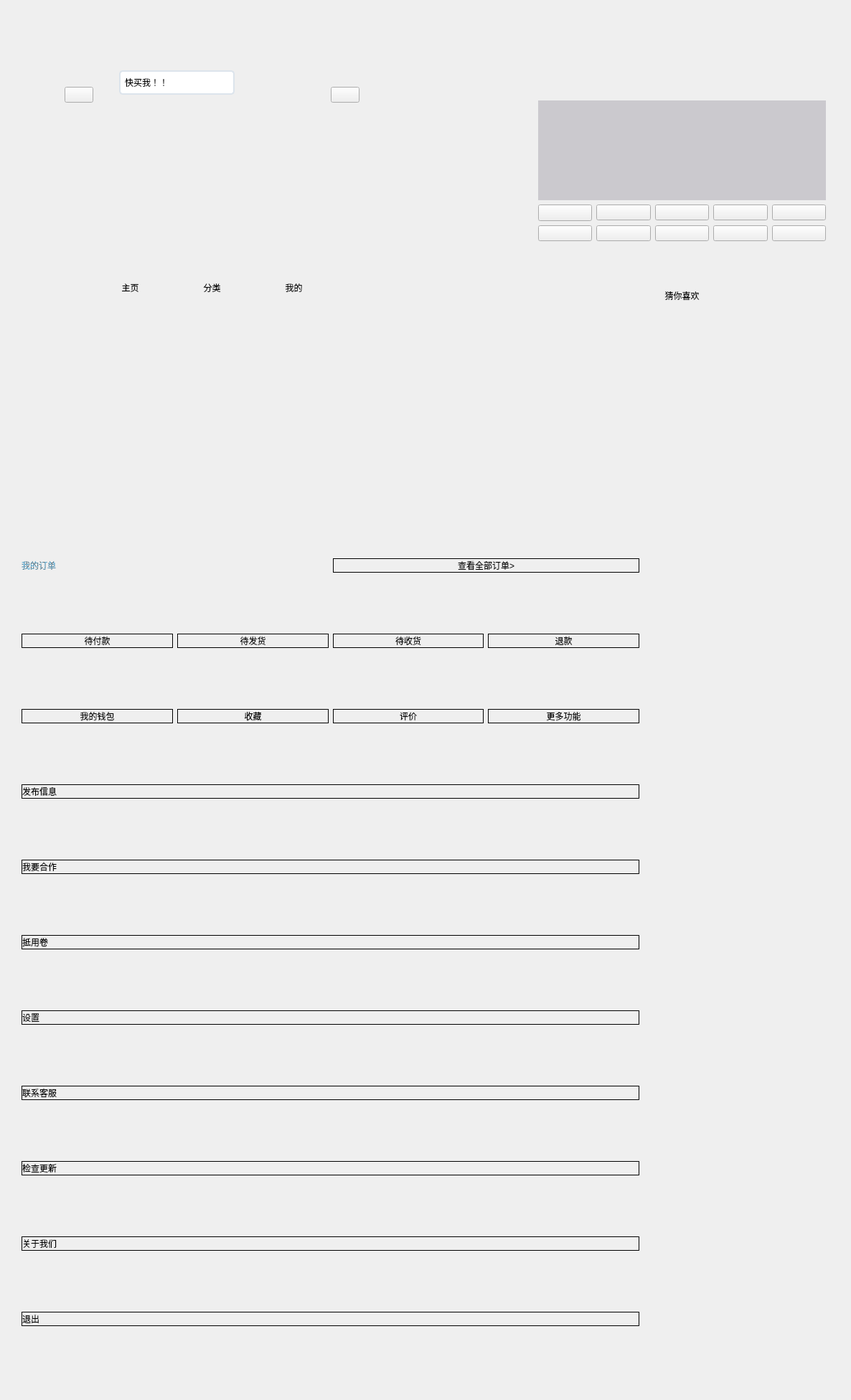
<?xml version="1.0" encoding="UTF-8"?>
<ui version="4.0">
 <class>Interface</class>
 <widget class="QWidget" name="Interface">
  <property name="geometry">
   <rect>
    <x>0</x>
    <y>0</y>
    <width>1186</width>
    <height>1951</height>
   </rect>
  </property>
  <property name="windowTitle">
   <string>Form</string>
  </property>
  <property name="styleSheet">
   <string notr="true">
QScrollBar:vertical {
      border: none;
 	  background-color: rgba(255, 255, 255);
      width: 4px;
      margin: 0px 0 0px 0;
  }
  QScrollBar::handle:vertical {
	 border: none;
     border-radius:2px;
      background: rgba(154, 154, 154, 150);
      min-height: 15px;
  }
QScrollBar::sub-line:vertical {
      border: none;
      height: 0px;
      subcontrol-position: top;
      subcontrol-origin: margin;
  }
QScrollBar::add-line:vertical {
      border: none;
      height: 0px;
      subcontrol-position: bottom;
      subcontrol-origin: margin;
  }
  QScrollBar::up-arrow:vertical, QScrollBar::down-arrow:vertical {
	border:none;
      width: 0px;
      height: 0px;
  }
  QScrollBar::add-page:vertical, QScrollBar::sub-page:vertical {
      background: none;
  }

</string>
  </property>
  <widget class="QWidget" name="verticalLayoutWidget">
   <property name="geometry">
    <rect>
     <x>90</x>
     <y>50</y>
     <width>411</width>
     <height>361</height>
    </rect>
   </property>
   <layout class="QVBoxLayout" name="verticalLayout">
    <item>
     <layout class="QHBoxLayout" name="horizontalLayout_9">
      <item>
       <widget class="QPushButton" name="Logo">
        <property name="styleSheet">
         <string notr="true">border-image: url(:/ICON/picture/lianxiren.ico);</string>
        </property>
        <property name="text">
         <string/>
        </property>
       </widget>
      </item>
      <item>
       <widget class="QStackedWidget" name="ChangHeadStackWidget">
        <property name="currentIndex">
         <number>0</number>
        </property>
        <widget class="QWidget" name="SearchHead">
         <widget class="QWidget" name="horizontalLayoutWidget_4">
          <property name="geometry">
           <rect>
            <x>30</x>
            <y>0</y>
            <width>161</width>
            <height>131</height>
           </rect>
          </property>
          <layout class="QHBoxLayout" name="horizontalLayout_7">
           <item>
            <widget class="QPushButton" name="SearchBt">
             <property name="focusPolicy">
              <enum>Qt::NoFocus</enum>
             </property>
             <property name="styleSheet">
              <string notr="true">border-style:none;padding:6px;border-radius:5px;border:2px solid #DCE4EC;
text-align:left;
background-color: rgb(255, 255, 255);
</string>
             </property>
             <property name="text">
              <string>快买我！！</string>
             </property>
            </widget>
           </item>
          </layout>
         </widget>
        </widget>
        <widget class="QWidget" name="LabelStackWidget">
         <widget class="QWidget" name="verticalLayoutWidget_4">
          <property name="geometry">
           <rect>
            <x>20</x>
            <y>10</y>
            <width>160</width>
            <height>41</height>
           </rect>
          </property>
          <layout class="QVBoxLayout" name="verticalLayout_7">
           <item>
            <widget class="QLabel" name="label_4">
             <property name="styleSheet">
              <string notr="true">font: 75 14pt &quot;Segoe Print&quot;;</string>
             </property>
             <property name="text">
              <string>生活近距离</string>
             </property>
             <property name="alignment">
              <set>Qt::AlignCenter</set>
             </property>
            </widget>
           </item>
          </layout>
         </widget>
        </widget>
       </widget>
      </item>
      <item>
       <widget class="QPushButton" name="Other">
        <property name="styleSheet">
         <string notr="true">border-image: url(:/ICON/picture/xiaoxi.ico);</string>
        </property>
        <property name="text">
         <string/>
        </property>
       </widget>
      </item>
     </layout>
    </item>
    <item>
     <layout class="QVBoxLayout" name="verticalLayout_4">
      <item>
       <widget class="QStackedWidget" name="stackedWidget">
        <property name="styleSheet">
         <string notr="true"/>
        </property>
        <property name="currentIndex">
         <number>0</number>
        </property>
        <widget class="QWidget" name="page">
         <property name="styleSheet">
          <string notr="true"/>
         </property>
        </widget>
        <widget class="QWidget" name="page_2"/>
        <widget class="QWidget" name="page_3">
         <widget class="QWidget" name="horizontalLayoutWidget_3">
          <property name="geometry">
           <rect>
            <x>40</x>
            <y>20</y>
            <width>321</width>
            <height>391</height>
           </rect>
          </property>
          <layout class="QHBoxLayout" name="horizontalLayout_3">
           <item>
            <layout class="QVBoxLayout" name="verticalLayout_6">
             <item>
              <widget class="QPushButton" name="pushButton_9">
               <property name="text">
                <string>农业类</string>
               </property>
              </widget>
             </item>
             <item>
              <widget class="QPushButton" name="pushButton_14">
               <property name="text">
                <string>兼职</string>
               </property>
              </widget>
             </item>
             <item>
              <widget class="QPushButton" name="pushButton_8">
               <property name="text">
                <string>物品交换</string>
               </property>
              </widget>
             </item>
             <item>
              <widget class="QPushButton" name="pushButton_15">
               <property name="text">
                <string>服装</string>
               </property>
              </widget>
             </item>
            </layout>
           </item>
           <item>
            <widget class="QStackedWidget" name="stackedWidget_2">
             <property name="currentIndex">
              <number>0</number>
             </property>
             <widget class="QWidget" name="page_4">
              <widget class="QWidget" name="gridLayoutWidget_2">
               <property name="geometry">
                <rect>
                 <x>40</x>
                 <y>50</y>
                 <width>322</width>
                 <height>281</height>
                </rect>
               </property>
               <layout class="QGridLayout" name="gridLayout_2">
                <item row="1" column="0" colspan="2">
                 <layout class="QHBoxLayout" name="horizontalLayout_4">
                  <item>
                   <widget class="QPushButton" name="pushButton_16">
                    <property name="text">
                     <string>菠菜</string>
                    </property>
                   </widget>
                  </item>
                  <item>
                   <widget class="QPushButton" name="pushButton_17">
                    <property name="text">
                     <string>玉米</string>
                    </property>
                   </widget>
                  </item>
                  <item>
                   <widget class="QPushButton" name="pushButton_18">
                    <property name="text">
                     <string>红薯</string>
                    </property>
                   </widget>
                  </item>
                 </layout>
                </item>
                <item row="3" column="0" colspan="2">
                 <layout class="QGridLayout" name="gridLayout_3">
                  <item row="0" column="0">
                   <widget class="QPushButton" name="pushButton_19">
                    <property name="text">
                     <string>PushButton</string>
                    </property>
                   </widget>
                  </item>
                  <item row="0" column="1">
                   <widget class="QPushButton" name="pushButton_20">
                    <property name="text">
                     <string>PushButton</string>
                    </property>
                   </widget>
                  </item>
                  <item row="1" column="2">
                   <widget class="QPushButton" name="pushButton_24">
                    <property name="text">
                     <string>PushButton</string>
                    </property>
                   </widget>
                  </item>
                  <item row="1" column="1">
                   <widget class="QPushButton" name="pushButton_23">
                    <property name="text">
                     <string>PushButton</string>
                    </property>
                   </widget>
                  </item>
                  <item row="1" column="0">
                   <widget class="QPushButton" name="pushButton_22">
                    <property name="text">
                     <string>PushButton</string>
                    </property>
                   </widget>
                  </item>
                  <item row="2" column="0">
                   <widget class="QPushButton" name="pushButton_25">
                    <property name="text">
                     <string>PushButton</string>
                    </property>
                   </widget>
                  </item>
                  <item row="0" column="2">
                   <widget class="QPushButton" name="pushButton_21">
                    <property name="text">
                     <string>PushButton</string>
                    </property>
                   </widget>
                  </item>
                  <item row="2" column="2">
                   <widget class="QPushButton" name="pushButton_27">
                    <property name="text">
                     <string>PushButton</string>
                    </property>
                   </widget>
                  </item>
                  <item row="2" column="1">
                   <widget class="QPushButton" name="pushButton_26">
                    <property name="text">
                     <string>PushButton</string>
                    </property>
                   </widget>
                  </item>
                  <item row="0" column="3">
                   <widget class="QPushButton" name="pushButton_28">
                    <property name="text">
                     <string>PushButton</string>
                    </property>
                   </widget>
                  </item>
                  <item row="1" column="3">
                   <widget class="QPushButton" name="pushButton_29">
                    <property name="text">
                     <string>PushButton</string>
                    </property>
                   </widget>
                  </item>
                  <item row="2" column="3">
                   <widget class="QPushButton" name="pushButton_30">
                    <property name="text">
                     <string>PushButton</string>
                    </property>
                   </widget>
                  </item>
                 </layout>
                </item>
                <item row="2" column="0">
                 <widget class="QLabel" name="label_6">
                  <property name="text">
                   <string>热门分类：</string>
                  </property>
                 </widget>
                </item>
                <item row="2" column="1">
                 <widget class="QPushButton" name="pushButton_31">
                  <property name="styleSheet">
                   <string notr="true">border:none;</string>
                  </property>
                  <property name="text">
                   <string>排行榜&gt;</string>
                  </property>
                 </widget>
                </item>
                <item row="0" column="0" colspan="2">
                 <widget class="QLabel" name="label">
                  <property name="text">
                   <string>今日新鲜：</string>
                  </property>
                 </widget>
                </item>
               </layout>
              </widget>
             </widget>
             <widget class="QWidget" name="page_5"/>
             <widget class="QWidget" name="page_6"/>
             <widget class="QWidget" name="page_7"/>
            </widget>
           </item>
          </layout>
         </widget>
        </widget>
        <widget class="QWidget" name="page_8"/>
       </widget>
      </item>
     </layout>
    </item>
    <item>
     <layout class="QHBoxLayout" name="horizontalLayout">
      <item>
       <widget class="QToolButton" name="homePageBt">
        <property name="styleSheet">
         <string notr="true">border:none;
</string>
        </property>
        <property name="text">
         <string>主页</string>
        </property>
        <property name="icon">
         <iconset resource="nidaye.qrc">
          <normaloff>:/ICON/picture/home_128px_1149880_easyicon.net.ico</normaloff>:/ICON/picture/home_128px_1149880_easyicon.net.ico</iconset>
        </property>
        <property name="toolButtonStyle">
         <enum>Qt::ToolButtonTextUnderIcon</enum>
        </property>
       </widget>
      </item>
      <item>
       <widget class="QToolButton" name="recommendBt">
        <property name="styleSheet">
         <string notr="true">border:none;</string>
        </property>
        <property name="text">
         <string>分类</string>
        </property>
        <property name="icon">
         <iconset resource="nidaye.qrc">
          <normaloff>:/ICON/picture/good_128px_1150043_easyicon.net.ico</normaloff>:/ICON/picture/good_128px_1150043_easyicon.net.ico</iconset>
        </property>
        <property name="toolButtonStyle">
         <enum>Qt::ToolButtonTextUnderIcon</enum>
        </property>
       </widget>
      </item>
      <item>
       <widget class="QToolButton" name="MeBt">
        <property name="styleSheet">
         <string notr="true">border:none;</string>
        </property>
        <property name="text">
         <string>我的</string>
        </property>
        <property name="icon">
         <iconset resource="nidaye.qrc">
          <normaloff>:/ICON/picture/person_people_128px_1189669_easyicon.net.ico</normaloff>:/ICON/picture/person_people_128px_1189669_easyicon.net.ico</iconset>
        </property>
        <property name="toolButtonStyle">
         <enum>Qt::ToolButtonTextUnderIcon</enum>
        </property>
       </widget>
      </item>
     </layout>
    </item>
   </layout>
  </widget>
  <widget class="QWidget" name="verticalLayoutWidget_2">
   <property name="geometry">
    <rect>
     <x>550</x>
     <y>70</y>
     <width>61</width>
     <height>31</height>
    </rect>
   </property>
   <layout class="QVBoxLayout" name="verticalLayout_5"/>
  </widget>
  <widget class="QWidget" name="widget_3" native="true">
   <property name="geometry">
    <rect>
     <x>570</x>
     <y>120</y>
     <width>51</width>
     <height>51</height>
    </rect>
   </property>
  </widget>
  <widget class="QWidget" name="gridLayoutWidget">
   <property name="geometry">
    <rect>
     <x>750</x>
     <y>140</y>
     <width>401</width>
     <height>341</height>
    </rect>
   </property>
   <layout class="QGridLayout" name="gridLayout">
    <item row="2" column="1">
     <widget class="QPushButton" name="pushButton_4">
      <property name="styleSheet">
       <string notr="true">border-image: url(:/sucai/entertainment_solitaire_72px_547694_easyicon.net.ico);</string>
      </property>
      <property name="text">
       <string/>
      </property>
     </widget>
    </item>
    <item row="1" column="4">
     <widget class="QPushButton" name="pushButton_12">
      <property name="styleSheet">
       <string notr="true">border-image: url(:/sucai/Stop_Thinking_About_Her_128px_1073132_easyicon.net.ico);</string>
      </property>
      <property name="text">
       <string/>
      </property>
     </widget>
    </item>
    <item row="2" column="0">
     <widget class="QPushButton" name="pushButton_10">
      <property name="styleSheet">
       <string notr="true">border-image: url(:/sucai/contacts_128px_1202898_easyicon.net.ico);</string>
      </property>
      <property name="text">
       <string/>
      </property>
     </widget>
    </item>
    <item row="1" column="0">
     <widget class="QPushButton" name="pushButton_3">
      <property name="minimumSize">
       <size>
        <width>0</width>
        <height>23</height>
       </size>
      </property>
      <property name="styleSheet">
       <string notr="true">border-image: url(:/sucai/Fruits_Vegetables_128px_1139668_easyicon.net.ico);</string>
      </property>
      <property name="text">
       <string/>
      </property>
     </widget>
    </item>
    <item row="1" column="2">
     <widget class="QPushButton" name="pushButton_5">
      <property name="styleSheet">
       <string notr="true">border-image: url(:/sucai/exchange_128px_1157188_easyicon.net.ico);</string>
      </property>
      <property name="text">
       <string/>
      </property>
     </widget>
    </item>
    <item row="2" column="3">
     <widget class="QPushButton" name="pushButton_11">
      <property name="styleSheet">
       <string notr="true">border-image: url(:/sucai/scenery_128px_1155521_easyicon.net.ico);</string>
      </property>
      <property name="text">
       <string/>
      </property>
     </widget>
    </item>
    <item row="2" column="2">
     <widget class="QPushButton" name="pushButton_7">
      <property name="styleSheet">
       <string notr="true">border-image: url(:/sucai/paperfly_fly_128px_1140542_easyicon.net.ico);</string>
      </property>
      <property name="text">
       <string/>
      </property>
     </widget>
    </item>
    <item row="1" column="1">
     <widget class="QPushButton" name="pushButton_2">
      <property name="styleSheet">
       <string notr="true">border-image: url(:/sucai/job_128px_1192443_easyicon.net.ico);</string>
      </property>
      <property name="text">
       <string/>
      </property>
     </widget>
    </item>
    <item row="2" column="4">
     <widget class="QPushButton" name="pushButton_13">
      <property name="styleSheet">
       <string notr="true">border-image: url(:/sucai/more_128px_1181411_easyicon.net.ico);</string>
      </property>
      <property name="text">
       <string/>
      </property>
     </widget>
    </item>
    <item row="1" column="3">
     <widget class="QPushButton" name="pushButton_6">
      <property name="styleSheet">
       <string notr="true">border-image: url(:/sucai/Study_128px_1185819_easyicon.net.ico);</string>
      </property>
      <property name="text">
       <string/>
      </property>
     </widget>
    </item>
    <item row="3" column="0" colspan="5">
     <widget class="QLabel" name="label_2">
      <property name="text">
       <string>猜你喜欢</string>
      </property>
      <property name="alignment">
       <set>Qt::AlignCenter</set>
      </property>
     </widget>
    </item>
    <item row="0" column="0" colspan="5">
     <widget class="QWidget" name="widget_Stackedwidget" native="true">
      <property name="styleSheet">
       <string notr="true">background-color: rgb(203, 201, 206);
</string>
      </property>
      <widget class="QWidget" name="verticalLayoutWidget_5">
       <property name="geometry">
        <rect>
         <x>40</x>
         <y>30</y>
         <width>331</width>
         <height>91</height>
        </rect>
       </property>
       <layout class="QVBoxLayout" name="verticalLayout_8">
        <item>
         <widget class="QStackedWidget" name="stackedWidget_3">
          <property name="styleSheet">
           <string notr="true"/>
          </property>
          <property name="currentIndex">
           <number>6</number>
          </property>
          <widget class="QWidget" name="page_9">
           <property name="styleSheet">
            <string notr="true">#page_9{border-image: url(:/FengjingPicture/timg.jpg);}</string>
           </property>
          </widget>
          <widget class="QWidget" name="page_10">
           <property name="styleSheet">
            <string notr="true">#page_10{border-image: url(:/FengjingPicture/timg (1).jpg);}</string>
           </property>
          </widget>
          <widget class="QWidget" name="page_11">
           <property name="styleSheet">
            <string notr="true">#page_11{border-image: url(:/FengjingPicture/timg (2).jpg);}</string>
           </property>
          </widget>
          <widget class="QWidget" name="page_12">
           <property name="styleSheet">
            <string notr="true">#page_12{border-image: url(:/FengjingPicture/timg (3).jpg);}</string>
           </property>
          </widget>
          <widget class="QWidget" name="page_13">
           <property name="styleSheet">
            <string notr="true">#page_13{border-image: url(:/FengjingPicture/timg (4).jpg);}</string>
           </property>
          </widget>
          <widget class="QWidget" name="page_14">
           <property name="styleSheet">
            <string notr="true">#page_14{border-image: url(:/FengjingPicture/timg (5).jpg);}</string>
           </property>
          </widget>
          <widget class="QWidget" name="page_15">
           <property name="styleSheet">
            <string notr="true">#page_15{border-image: url(:/FengjingPicture/timg (6).jpg);}</string>
           </property>
          </widget>
         </widget>
        </item>
       </layout>
      </widget>
     </widget>
    </item>
   </layout>
  </widget>
  <widget class="QWidget" name="verticalLayoutWidget_3">
   <property name="geometry">
    <rect>
     <x>550</x>
     <y>190</y>
     <width>81</width>
     <height>80</height>
    </rect>
   </property>
   <layout class="QVBoxLayout" name="SclloAreaPage_2verticalLayout"/>
  </widget>
  <widget class="QWidget" name="Page2_Widget" native="true">
   <property name="geometry">
    <rect>
     <x>550</x>
     <y>280</y>
     <width>71</width>
     <height>80</height>
    </rect>
   </property>
  </widget>
  <widget class="QWidget" name="gridLayoutWidget_3">
   <property name="geometry">
    <rect>
     <x>30</x>
     <y>600</y>
     <width>861</width>
     <height>1331</height>
    </rect>
   </property>
   <layout class="QGridLayout" name="gridLayout_4">
    <item row="7" column="0" colspan="2">
     <widget class="QPushButton" name="pushButton_32">
      <property name="styleSheet">
       <string notr="true">border:1px solid black;
text-align:left</string>
      </property>
      <property name="text">
       <string>抵用卷</string>
      </property>
      <property name="icon">
       <iconset resource="nidaye.qrc">
        <normaloff>:/美工按钮专用图/抵用券.png</normaloff>:/美工按钮专用图/抵用券.png</iconset>
      </property>
      <property name="iconSize">
       <size>
        <width>100</width>
        <height>100</height>
       </size>
      </property>
     </widget>
    </item>
    <item row="2" column="0" colspan="2">
     <layout class="QHBoxLayout" name="horizontalLayout_5">
      <item>
       <widget class="QPushButton" name="pushButton">
        <property name="styleSheet">
         <string notr="true">border:1px solid black;</string>
        </property>
        <property name="text">
         <string>待付款</string>
        </property>
        <property name="icon">
         <iconset resource="nidaye.qrc">
          <normaloff>:/美工按钮专用图/待付款 (1).png</normaloff>:/美工按钮专用图/待付款 (1).png</iconset>
        </property>
        <property name="iconSize">
         <size>
          <width>85</width>
          <height>85</height>
         </size>
        </property>
       </widget>
      </item>
      <item>
       <widget class="QPushButton" name="pushButton_33">
        <property name="styleSheet">
         <string notr="true">border:1px solid black;</string>
        </property>
        <property name="text">
         <string>待发货</string>
        </property>
        <property name="icon">
         <iconset resource="nidaye.qrc">
          <normaloff>:/美工按钮专用图/待发货.png</normaloff>:/美工按钮专用图/待发货.png</iconset>
        </property>
        <property name="iconSize">
         <size>
          <width>85</width>
          <height>85</height>
         </size>
        </property>
       </widget>
      </item>
      <item>
       <widget class="QPushButton" name="pushButton_34">
        <property name="styleSheet">
         <string notr="true">border:1px solid black;</string>
        </property>
        <property name="text">
         <string>待收货</string>
        </property>
        <property name="icon">
         <iconset resource="nidaye.qrc">
          <normaloff>:/美工按钮专用图/待发货 (1).png</normaloff>:/美工按钮专用图/待发货 (1).png</iconset>
        </property>
        <property name="iconSize">
         <size>
          <width>85</width>
          <height>85</height>
         </size>
        </property>
       </widget>
      </item>
      <item>
       <widget class="QPushButton" name="pushButton_36">
        <property name="styleSheet">
         <string notr="true">border:1px solid black;</string>
        </property>
        <property name="text">
         <string>退款</string>
        </property>
        <property name="icon">
         <iconset resource="nidaye.qrc">
          <normaloff>:/美工按钮专用图/退款.png</normaloff>:/美工按钮专用图/退款.png</iconset>
        </property>
        <property name="iconSize">
         <size>
          <width>85</width>
          <height>85</height>
         </size>
        </property>
       </widget>
      </item>
     </layout>
    </item>
    <item row="12" column="0" colspan="2">
     <widget class="QPushButton" name="AboutAS">
      <property name="styleSheet">
       <string notr="true">border:1px solid black;
text-align:left;</string>
      </property>
      <property name="text">
       <string>关于我们</string>
      </property>
      <property name="icon">
       <iconset resource="nidaye.qrc">
        <normaloff>:/美工按钮专用图/关于我们.png</normaloff>:/美工按钮专用图/关于我们.png</iconset>
      </property>
      <property name="iconSize">
       <size>
        <width>85</width>
        <height>85</height>
       </size>
      </property>
     </widget>
    </item>
    <item row="8" column="0" colspan="2">
     <widget class="QPushButton" name="pushButton_38">
      <property name="styleSheet">
       <string notr="true">border:1px solid black;
text-align:left</string>
      </property>
      <property name="text">
       <string>设置</string>
      </property>
      <property name="icon">
       <iconset resource="nidaye.qrc">
        <normaloff>:/美工按钮专用图/设置.png</normaloff>:/美工按钮专用图/设置.png</iconset>
      </property>
      <property name="iconSize">
       <size>
        <width>100</width>
        <height>100</height>
       </size>
      </property>
     </widget>
    </item>
    <item row="13" column="0" colspan="2">
     <widget class="QPushButton" name="BackBt">
      <property name="styleSheet">
       <string notr="true">border:1px solid black;
text-align:left;</string>
      </property>
      <property name="text">
       <string>退出</string>
      </property>
      <property name="icon">
       <iconset resource="nidaye.qrc">
        <normaloff>:/美工按钮专用图/退出.png</normaloff>:/美工按钮专用图/退出.png</iconset>
      </property>
      <property name="iconSize">
       <size>
        <width>85</width>
        <height>85</height>
       </size>
      </property>
     </widget>
    </item>
    <item row="6" column="0" colspan="2">
     <widget class="QPushButton" name="pushButton_40">
      <property name="styleSheet">
       <string notr="true">border:1px solid black;
text-align:left</string>
      </property>
      <property name="text">
       <string>我要合作</string>
      </property>
      <property name="icon">
       <iconset resource="nidaye.qrc">
        <normaloff>:/美工按钮专用图/我的合作.png</normaloff>:/美工按钮专用图/我的合作.png</iconset>
      </property>
      <property name="iconSize">
       <size>
        <width>100</width>
        <height>100</height>
       </size>
      </property>
     </widget>
    </item>
    <item row="4" column="0" colspan="2">
     <layout class="QHBoxLayout" name="horizontalLayout_6">
      <item>
       <widget class="QPushButton" name="pushButton_41">
        <property name="styleSheet">
         <string notr="true">border:1px solid black;</string>
        </property>
        <property name="text">
         <string>我的钱包</string>
        </property>
        <property name="icon">
         <iconset resource="nidaye.qrc">
          <normaloff>:/美工按钮专用图/钱包.png</normaloff>:/美工按钮专用图/钱包.png</iconset>
        </property>
        <property name="iconSize">
         <size>
          <width>100</width>
          <height>100</height>
         </size>
        </property>
       </widget>
      </item>
      <item>
       <widget class="QPushButton" name="pushButton_42">
        <property name="styleSheet">
         <string notr="true">border:1px solid black;</string>
        </property>
        <property name="text">
         <string>收藏</string>
        </property>
        <property name="icon">
         <iconset resource="nidaye.qrc">
          <normaloff>:/美工按钮专用图/收藏-收藏.png</normaloff>:/美工按钮专用图/收藏-收藏.png</iconset>
        </property>
        <property name="iconSize">
         <size>
          <width>100</width>
          <height>100</height>
         </size>
        </property>
       </widget>
      </item>
      <item>
       <widget class="QPushButton" name="pushButton_43">
        <property name="styleSheet">
         <string notr="true">border:1px solid black;</string>
        </property>
        <property name="text">
         <string>评价</string>
        </property>
        <property name="icon">
         <iconset resource="nidaye.qrc">
          <normaloff>:/美工按钮专用图/评价.png</normaloff>:/美工按钮专用图/评价.png</iconset>
        </property>
        <property name="iconSize">
         <size>
          <width>100</width>
          <height>100</height>
         </size>
        </property>
       </widget>
      </item>
      <item>
       <widget class="QPushButton" name="pushButton_44">
        <property name="styleSheet">
         <string notr="true">border:1px solid black;</string>
        </property>
        <property name="text">
         <string>更多功能</string>
        </property>
        <property name="icon">
         <iconset resource="nidaye.qrc">
          <normaloff>:/美工按钮专用图/更多.png</normaloff>:/美工按钮专用图/更多.png</iconset>
        </property>
        <property name="iconSize">
         <size>
          <width>100</width>
          <height>100</height>
         </size>
        </property>
       </widget>
      </item>
     </layout>
    </item>
    <item row="9" column="0" colspan="2">
     <widget class="QPushButton" name="pushButton_45">
      <property name="styleSheet">
       <string notr="true">border:1px solid black;
text-align:left</string>
      </property>
      <property name="text">
       <string>联系客服</string>
      </property>
      <property name="icon">
       <iconset resource="nidaye.qrc">
        <normaloff>:/美工按钮专用图/联系客服－联系客服.png</normaloff>:/美工按钮专用图/联系客服－联系客服.png</iconset>
      </property>
      <property name="iconSize">
       <size>
        <width>100</width>
        <height>100</height>
       </size>
      </property>
     </widget>
    </item>
    <item row="1" column="1">
     <widget class="QPushButton" name="AllOrdersBt">
      <property name="styleSheet">
       <string notr="true">border:1px solid black;
</string>
      </property>
      <property name="text">
       <string>查看全部订单&gt;</string>
      </property>
     </widget>
    </item>
    <item row="1" column="0">
     <widget class="QLabel" name="label_3">
      <property name="styleSheet">
       <string notr="true">color: qradialgradient(spread:repeat, cx:0.5, cy:0.5, radius:0.077, fx:0.5, fy:0.5, stop:0 rgba(0, 169, 255, 147), stop:0.497326 rgba(0, 0, 0, 147), stop:1 rgba(0, 169, 255, 147));</string>
      </property>
      <property name="text">
       <string>我的订单</string>
      </property>
     </widget>
    </item>
    <item row="11" column="0" colspan="2">
     <widget class="QPushButton" name="pushButton_47">
      <property name="styleSheet">
       <string notr="true">border:1px solid black;
text-align:left;</string>
      </property>
      <property name="text">
       <string>检查更新</string>
      </property>
      <property name="icon">
       <iconset resource="nidaye.qrc">
        <normaloff>:/美工按钮专用图/检查更新.png</normaloff>:/美工按钮专用图/检查更新.png</iconset>
      </property>
      <property name="iconSize">
       <size>
        <width>100</width>
        <height>100</height>
       </size>
      </property>
     </widget>
    </item>
    <item row="5" column="0" colspan="2">
     <widget class="QPushButton" name="PostYourWant">
      <property name="styleSheet">
       <string notr="true">border:1px solid black;
text-align:left</string>
      </property>
      <property name="text">
       <string>发布信息</string>
      </property>
      <property name="icon">
       <iconset resource="nidaye.qrc">
        <normaloff>:/美工按钮专用图/发布.png</normaloff>:/美工按钮专用图/发布.png</iconset>
      </property>
      <property name="iconSize">
       <size>
        <width>100</width>
        <height>100</height>
       </size>
      </property>
     </widget>
    </item>
    <item row="0" column="0" colspan="2">
     <widget class="QPushButton" name="SetUserAccount">
      <property name="styleSheet">
       <string notr="true">border:none;</string>
      </property>
      <property name="text">
       <string/>
      </property>
      <property name="icon">
       <iconset resource="nidaye.qrc">
        <normaloff>:/美工按钮专用图/我.png</normaloff>:/美工按钮专用图/我.png</iconset>
      </property>
      <property name="iconSize">
       <size>
        <width>200</width>
        <height>200</height>
       </size>
      </property>
     </widget>
    </item>
   </layout>
  </widget>
  <widget class="QWidget" name="layoutWidget">
   <property name="geometry">
    <rect>
     <x>790</x>
     <y>120</y>
     <width>329</width>
     <height>16</height>
    </rect>
   </property>
   <layout class="QHBoxLayout" name="horizontalLayout_8"/>
  </widget>
  <zorder>verticalLayoutWidget_2</zorder>
  <zorder>widget_3</zorder>
  <zorder>gridLayoutWidget</zorder>
  <zorder>verticalLayoutWidget_3</zorder>
  <zorder>Page2_Widget</zorder>
  <zorder>gridLayoutWidget_3</zorder>
  <zorder>verticalLayoutWidget</zorder>
  <zorder>layoutWidget</zorder>
 </widget>
 <resources>
  <include location="nidaye.qrc"/>
 </resources>
 <connections/>
</ui>
